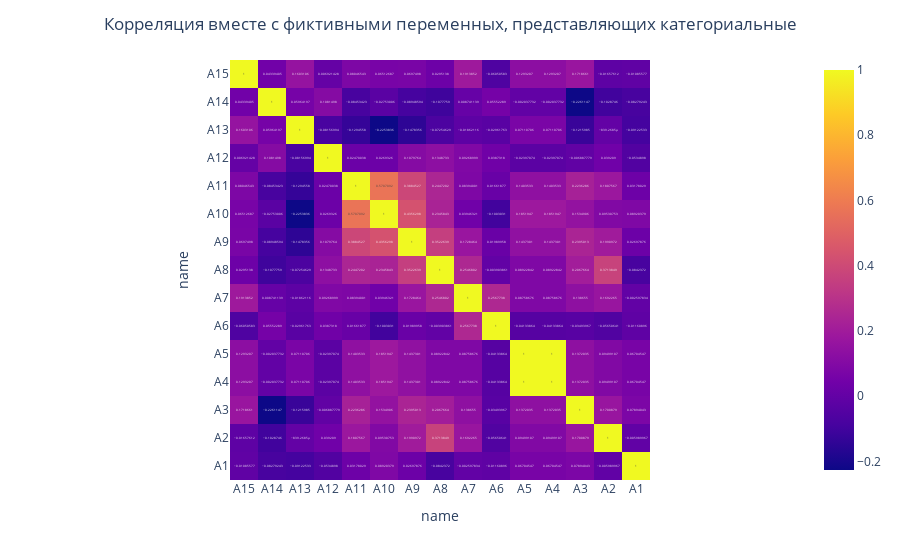

Notebook code cell kept with this figure:
### Markdown cell above
Проведём небольшой EDA с фиктивными переменными. Для начала, исследуем корреляцию:

### Code cell
fig_cor = px.imshow(X_train.corr(), text_auto=True)
fig_cor.update_layout(
     title={
        "text": "Корреляция вместе c фиктивными переменных, представляющих категориальные",
        "x": 0.5
    },

)
fig_cor.show()

### Figure 1 — Plotly figure (JSON) as saved in the notebook; plotly's stock layout.template omitted (floating-point values rounded to 4 significant figures; data arrays with more than 128 entries replaced by an {"elided": "..."} marker saying what was removed)
{"data": [{"coloraxis": "coloraxis", "hovertemplate": "name: %{x}<br>name: %{y}<br>color: %{z}<extra></extra>", "name": "0", "texttemplate": "%{z}", "type": "heatmap", "x": ["A15", "A14", "A13", "A12", "A11", "A10", "A9", "A8", "A7", "A6", "A5", "A4", "A3", "A2", "A1"], "xaxis": "x", "y": ["A15", "A14", "A13", "A12", "A11", "A10", "A9", "A8", "A7", "A6", "A5", "A4", "A3", "A2", "A1"], "yaxis": "y", "z": {"elided": "15x15 float values"}}], "layout": {"coloraxis": {"colorscale": [[0, "#0d0887"], [0.1111, "#46039f"], [0.2222, "#7201a8"], [0.3333, "#9c179e"], [0.4444, "#bd3786"], [0.5556, "#d8576b"], [0.6667, "#ed7953"], [0.7778, "#fb9f3a"], [0.8889, "#fdca26"], [1, "#f0f921"]]}, "margin": {"t": 60}, "title": {"text": "Корреляция вместе c фиктивными переменных, представляющих категориальные", "x": 0.5}, "xaxis": {"anchor": "y", "constrain": "domain", "domain": [0, 1], "scaleanchor": "y", "title": {"text": "name"}}, "yaxis": {"anchor": "x", "autorange": "reversed", "constrain": "domain", "domain": [0, 1], "title": {"text": "name"}}}}
